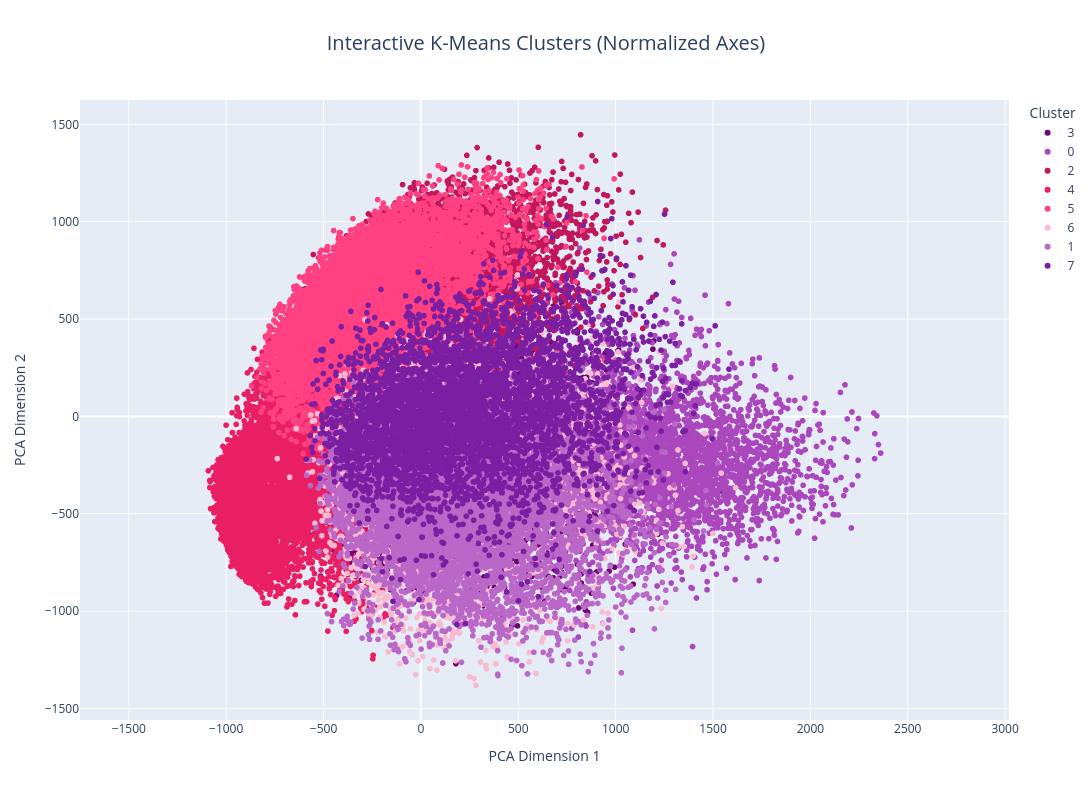

Notebook cell for this chart:
### Code cell
fig = px.scatter(
    df,
    x="PCA Dimension 1",
    y="PCA Dimension 2",
    color=df["Cluster"].astype(str),
    title="Interactive K-Means Clusters (Normalized Axes)",
    color_discrete_sequence=colors,
    labels={"color": "Cluster"}
)

fig.update_layout(    
    title=dict(
    text="Interactive K-Means Clusters (Normalized Axes)",
    x=0.5,
    font=dict(size=20)),
    xaxis=dict(scaleanchor="y", scaleratio=1),
    yaxis=dict(scaleanchor="x", scaleratio=1),
    width=1200,  
    height=800, 
    dragmode="pan",
)

fig.show()

### Figure 1 — Plotly figure (JSON) as saved in the notebook; plotly's stock layout.template omitted (floating-point values rounded to 4 significant figures; data arrays with more than 128 entries replaced by an {"elided": "..."} marker saying what was removed)
{"data": [{"hovertemplate": "Cluster=3<br>PCA Dimension 1=%{x}<br>PCA Dimension 2=%{y}<extra></extra>", "legendgroup": "3", "marker": {"color": "#6A0572", "symbol": "circle"}, "mode": "markers", "name": "3", "showlegend": true, "type": "scattergl", "x": {"elided": "5875 float values"}, "xaxis": "x", "y": {"elided": "5875 float values"}, "yaxis": "y"}, {"hovertemplate": "Cluster=0<br>PCA Dimension 1=%{x}<br>PCA Dimension 2=%{y}<extra></extra>", "legendgroup": "0", "marker": {"color": "#AB47BC", "symbol": "circle"}, "mode": "markers", "name": "0", "showlegend": true, "type": "scattergl", "x": {"elided": "4197 float values"}, "xaxis": "x", "y": {"elided": "4197 float values"}, "yaxis": "y"}, {"hovertemplate": "Cluster=2<br>PCA Dimension 1=%{x}<br>PCA Dimension 2=%{y}<extra></extra>", "legendgroup": "2", "marker": {"color": "#C2185B", "symbol": "circle"}, "mode": "markers", "name": "2", "showlegend": true, "type": "scattergl", "x": {"elided": "7857 float values"}, "xaxis": "x", "y": {"elided": "7857 float values"}, "yaxis": "y"}, {"hovertemplate": "Cluster=4<br>PCA Dimension 1=%{x}<br>PCA Dimension 2=%{y}<extra></extra>", "legendgroup": "4", "marker": {"color": "#E91E63", "symbol": "circle"}, "mode": "markers", "name": "4", "showlegend": true, "type": "scattergl", "x": {"elided": "9122 float values"}, "xaxis": "x", "y": {"elided": "9122 float values"}, "yaxis": "y"}, {"hovertemplate": "Cluster=5<br>PCA Dimension 1=%{x}<br>PCA Dimension 2=%{y}<extra></extra>", "legendgroup": "5", "marker": {"color": "#FF4081", "symbol": "circle"}, "mode": "markers", "name": "5", "showlegend": true, "type": "scattergl", "x": {"elided": "7263 float values"}, "xaxis": "x", "y": {"elided": "7263 float values"}, "yaxis": "y"}, {"hovertemplate": "Cluster=6<br>PCA Dimension 1=%{x}<br>PCA Dimension 2=%{y}<extra></extra>", "legendgroup": "6", "marker": {"color": "#F8BBD0", "symbol": "circle"}, "mode": "markers", "name": "6", "showlegend": true, "type": "scattergl", "x": {"elided": "4015 float values"}, "xaxis": "x", "y": {"elided": "4015 float values"}, "yaxis": "y"}, {"hovertemplate": "Cluster=1<br>PCA Dimension 1=%{x}<br>PCA Dimension 2=%{y}<extra></extra>", "legendgroup": "1", "marker": {"color": "#BA68C8", "symbol": "circle"}, "mode": "markers", "name": "1", "showlegend": true, "type": "scattergl", "x": {"elided": "6795 float values"}, "xaxis": "x", "y": {"elided": "6795 float values"}, "yaxis": "y"}, {"hovertemplate": "Cluster=7<br>PCA Dimension 1=%{x}<br>PCA Dimension 2=%{y}<extra></extra>", "legendgroup": "7", "marker": {"color": "#7B1FA2", "symbol": "circle"}, "mode": "markers", "name": "7", "showlegend": true, "type": "scattergl", "x": {"elided": "4876 float values"}, "xaxis": "x", "y": {"elided": "4876 float values"}, "yaxis": "y"}], "layout": {"dragmode": "pan", "height": 800, "legend": {"title": {"text": "Cluster"}, "tracegroupgap": 0}, "title": {"font": {"size": 20}, "text": "Interactive K-Means Clusters (Normalized Axes)", "x": 0.5}, "width": 1200, "xaxis": {"anchor": "y", "autorange": true, "domain": [0, 1], "range": [-2015.0, 3284.0], "scaleanchor": "y", "scaleratio": 1, "title": {"text": "PCA Dimension 1"}, "type": "linear"}, "yaxis": {"anchor": "x", "autorange": true, "domain": [0, 1], "range": [-1559.0, 1625.0], "scaleanchor": "x", "scaleratio": 1, "title": {"text": "PCA Dimension 2"}, "type": "linear"}}}
